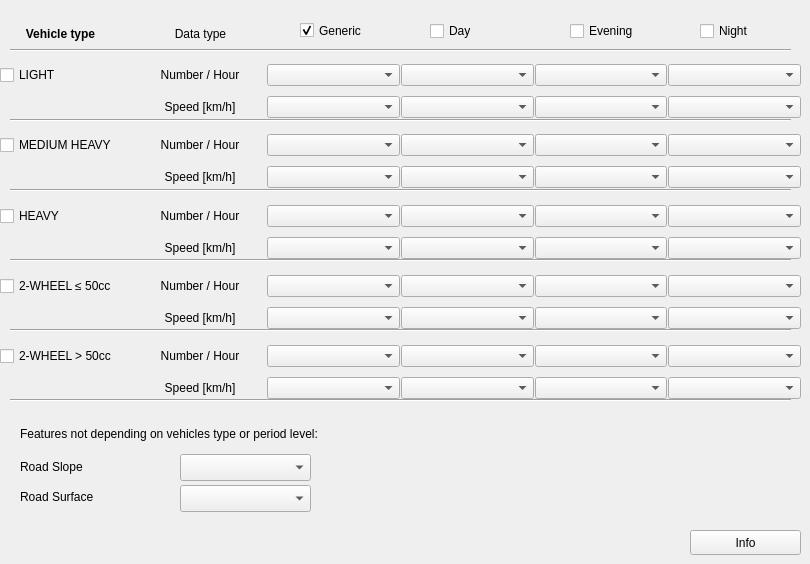
     <widget class="QWidget" name="road_CNOSSOS_page">
      <widget class="QCheckBox" name="CNOSSOS_L_nig_checkBox">
       <property name="geometry">
        <rect>
         <x>700</x>
         <y>20</y>
         <width>81</width>
         <height>22</height>
        </rect>
       </property>
       <property name="text">
        <string>Night</string>
       </property>
       <property name="checked">
        <bool>false</bool>
       </property>
      </widget>
      <widget class="QCheckBox" name="CNOSSOS_L_gen_checkBox">
       <property name="geometry">
        <rect>
         <x>300</x>
         <y>20</y>
         <width>91</width>
         <height>21</height>
        </rect>
       </property>
       <property name="text">
        <string>Generic</string>
       </property>
       <property name="checked">
        <bool>true</bool>
       </property>
      </widget>
      <widget class="QCheckBox" name="CNOSSOS_L_eve_checkBox">
       <property name="geometry">
        <rect>
         <x>570</x>
         <y>20</y>
         <width>71</width>
         <height>22</height>
        </rect>
       </property>
       <property name="text">
        <string>Evening</string>
       </property>
       <property name="checked">
        <bool>false</bool>
       </property>
      </widget>
      <widget class="QCheckBox" name="CNOSSOS_L_day_checkBox">
       <property name="geometry">
        <rect>
         <x>430</x>
         <y>20</y>
         <width>81</width>
         <height>22</height>
        </rect>
       </property>
       <property name="text">
        <string>Day</string>
       </property>
       <property name="checked">
        <bool>false</bool>
       </property>
      </widget>
      <widget class="Line" name="line">
       <property name="windowModality">
        <enum>Qt::NonModal</enum>
       </property>
       <property name="geometry">
        <rect>
         <x>10</x>
         <y>40</y>
         <width>781</width>
         <height>20</height>
        </rect>
       </property>
       <property name="orientation">
        <enum>Qt::Horizontal</enum>
       </property>
      </widget>
      <widget class="QLabel" name="implementation_label_9">
       <property name="geometry">
        <rect>
         <x>150</x>
         <y>26</y>
         <width>101</width>
         <height>16</height>
        </rect>
       </property>
       <property name="sizePolicy">
        <sizepolicy hsizetype="Fixed" vsizetype="Fixed">
         <horstretch>0</horstretch>
         <verstretch>0</verstretch>
        </sizepolicy>
       </property>
       <property name="text">
        <string>Data type</string>
       </property>
       <property name="alignment">
        <set>Qt::AlignCenter</set>
       </property>
      </widget>
      <widget class="QWidget" name="verticalLayoutWidget_8">
       <property name="geometry">
        <rect>
         <x>0</x>
         <y>125</y>
         <width>801</width>
         <height>73</height>
        </rect>
       </property>
       <layout class="QVBoxLayout" name="verticalLayout_6">
        <property name="spacing">
         <number>1</number>
        </property>
        <item>
         <layout class="QHBoxLayout" name="horizontalLayout_12">
          <item>
           <widget class="QCheckBox" name="CNOSSOS_2_checkBox">
            <property name="layoutDirection">
             <enum>Qt::LeftToRight</enum>
            </property>
            <property name="autoFillBackground">
             <bool>false</bool>
            </property>
            <property name="text">
             <string>MEDIUM HEAVY</string>
            </property>
           </widget>
          </item>
          <item>
           <widget class="QLabel" name="n_l_label_18">
            <property name="maximumSize">
             <size>
              <width>16777215</width>
              <height>27</height>
             </size>
            </property>
            <property name="text">
             <string>Number / Hour</string>
            </property>
            <property name="alignment">
             <set>Qt::AlignCenter</set>
            </property>
           </widget>
          </item>
          <item>
           <widget class="QgsFieldComboBox" name="CNOSSOS_L_gen_2_n_comboBox"/>
          </item>
          <item>
           <widget class="QgsFieldComboBox" name="CNOSSOS_L_day_2_n_comboBox"/>
          </item>
          <item>
           <widget class="QgsFieldComboBox" name="CNOSSOS_L_eve_2_n_comboBox"/>
          </item>
          <item>
           <widget class="QgsFieldComboBox" name="CNOSSOS_L_nig_2_n_comboBox"/>
          </item>
         </layout>
        </item>
        <item>
         <layout class="QHBoxLayout" name="horizontalLayout_13">
          <item>
           <widget class="QLabel" name="implementation_label_10">
            <property name="maximumSize">
             <size>
              <width>16777215</width>
              <height>27</height>
             </size>
            </property>
            <property name="text">
             <string/>
            </property>
            <property name="alignment">
             <set>Qt::AlignRight|Qt::AlignTop|Qt::AlignTrailing</set>
            </property>
           </widget>
          </item>
          <item>
           <widget class="QLabel" name="n_l_label_19">
            <property name="maximumSize">
             <size>
              <width>16777215</width>
              <height>27</height>
             </size>
            </property>
            <property name="text">
             <string>&lt;html&gt;&lt;head/&gt;&lt;body&gt;&lt;p&gt;Speed [km/h]&lt;/p&gt;&lt;/body&gt;&lt;/html&gt;</string>
            </property>
            <property name="alignment">
             <set>Qt::AlignCenter</set>
            </property>
           </widget>
          </item>
          <item>
           <widget class="QgsFieldComboBox" name="CNOSSOS_L_gen_2_s_comboBox"/>
          </item>
          <item>
           <widget class="QgsFieldComboBox" name="CNOSSOS_L_day_2_s_comboBox"/>
          </item>
          <item>
           <widget class="QgsFieldComboBox" name="CNOSSOS_L_eve_2_s_comboBox"/>
          </item>
          <item>
           <widget class="QgsFieldComboBox" name="CNOSSOS_L_nig_2_s_comboBox"/>
          </item>
         </layout>
        </item>
       </layout>
      </widget>
      <widget class="Line" name="line_3">
       <property name="windowModality">
        <enum>Qt::NonModal</enum>
       </property>
       <property name="geometry">
        <rect>
         <x>10</x>
         <y>110</y>
         <width>781</width>
         <height>20</height>
        </rect>
       </property>
       <property name="orientation">
        <enum>Qt::Horizontal</enum>
       </property>
      </widget>
      <widget class="QWidget" name="verticalLayoutWidget_9">
       <property name="geometry">
        <rect>
         <x>0</x>
         <y>196</y>
         <width>801</width>
         <height>73</height>
        </rect>
       </property>
       <layout class="QVBoxLayout" name="verticalLayout_7">
        <property name="spacing">
         <number>1</number>
        </property>
        <item>
         <layout class="QHBoxLayout" name="horizontalLayout_14">
          <item>
           <widget class="QCheckBox" name="CNOSSOS_3_checkBox">
            <property name="layoutDirection">
             <enum>Qt::LeftToRight</enum>
            </property>
            <property name="autoFillBackground">
             <bool>false</bool>
            </property>
            <property name="text">
             <string>HEAVY</string>
            </property>
           </widget>
          </item>
          <item>
           <widget class="QLabel" name="n_l_label_20">
            <property name="maximumSize">
             <size>
              <width>16777215</width>
              <height>27</height>
             </size>
            </property>
            <property name="text">
             <string>Number / Hour</string>
            </property>
            <property name="alignment">
             <set>Qt::AlignCenter</set>
            </property>
           </widget>
          </item>
          <item>
           <widget class="QgsFieldComboBox" name="CNOSSOS_L_gen_3_n_comboBox"/>
          </item>
          <item>
           <widget class="QgsFieldComboBox" name="CNOSSOS_L_day_3_n_comboBox"/>
          </item>
          <item>
           <widget class="QgsFieldComboBox" name="CNOSSOS_L_eve_3_n_comboBox"/>
          </item>
          <item>
           <widget class="QgsFieldComboBox" name="CNOSSOS_L_nig_3_n_comboBox"/>
          </item>
         </layout>
        </item>
        <item>
         <layout class="QHBoxLayout" name="horizontalLayout_15">
          <item>
           <widget class="QLabel" name="implementation_label_12">
            <property name="maximumSize">
             <size>
              <width>16777215</width>
              <height>27</height>
             </size>
            </property>
            <property name="text">
             <string/>
            </property>
            <property name="alignment">
             <set>Qt::AlignRight|Qt::AlignTop|Qt::AlignTrailing</set>
            </property>
           </widget>
          </item>
          <item>
           <widget class="QLabel" name="n_l_label_21">
            <property name="maximumSize">
             <size>
              <width>16777215</width>
              <height>27</height>
             </size>
            </property>
            <property name="text">
             <string>&lt;html&gt;&lt;head/&gt;&lt;body&gt;&lt;p&gt;Speed [km/h]&lt;/p&gt;&lt;/body&gt;&lt;/html&gt;</string>
            </property>
            <property name="alignment">
             <set>Qt::AlignCenter</set>
            </property>
           </widget>
          </item>
          <item>
           <widget class="QgsFieldComboBox" name="CNOSSOS_L_gen_3_s_comboBox"/>
          </item>
          <item>
           <widget class="QgsFieldComboBox" name="CNOSSOS_L_day_3_s_comboBox"/>
          </item>
          <item>
           <widget class="QgsFieldComboBox" name="CNOSSOS_L_eve_3_s_comboBox"/>
          </item>
          <item>
           <widget class="QgsFieldComboBox" name="CNOSSOS_L_nig_3_s_comboBox"/>
          </item>
         </layout>
        </item>
       </layout>
      </widget>
      <widget class="Line" name="line_4">
       <property name="windowModality">
        <enum>Qt::NonModal</enum>
       </property>
       <property name="geometry">
        <rect>
         <x>10</x>
         <y>180</y>
         <width>781</width>
         <height>20</height>
        </rect>
       </property>
       <property name="orientation">
        <enum>Qt::Horizontal</enum>
       </property>
      </widget>
      <widget class="QWidget" name="verticalLayoutWidget_10">
       <property name="geometry">
        <rect>
         <x>0</x>
         <y>266</y>
         <width>801</width>
         <height>73</height>
        </rect>
       </property>
       <layout class="QVBoxLayout" name="verticalLayout_8">
        <property name="spacing">
         <number>1</number>
        </property>
        <item>
         <layout class="QHBoxLayout" name="horizontalLayout_16">
          <item>
           <widget class="QCheckBox" name="CNOSSOS_4a_checkBox">
            <property name="layoutDirection">
             <enum>Qt::LeftToRight</enum>
            </property>
            <property name="autoFillBackground">
             <bool>false</bool>
            </property>
            <property name="text">
             <string>2-WHEEL ≤ 50cc</string>
            </property>
           </widget>
          </item>
          <item>
           <widget class="QLabel" name="n_l_label_22">
            <property name="maximumSize">
             <size>
              <width>16777215</width>
              <height>27</height>
             </size>
            </property>
            <property name="text">
             <string>Number / Hour</string>
            </property>
            <property name="alignment">
             <set>Qt::AlignCenter</set>
            </property>
           </widget>
          </item>
          <item>
           <widget class="QgsFieldComboBox" name="CNOSSOS_L_gen_4a_n_comboBox"/>
          </item>
          <item>
           <widget class="QgsFieldComboBox" name="CNOSSOS_L_day_4a_n_comboBox"/>
          </item>
          <item>
           <widget class="QgsFieldComboBox" name="CNOSSOS_L_eve_4a_n_comboBox"/>
          </item>
          <item>
           <widget class="QgsFieldComboBox" name="CNOSSOS_L_nig_4a_n_comboBox"/>
          </item>
         </layout>
        </item>
        <item>
         <layout class="QHBoxLayout" name="horizontalLayout_17">
          <item>
           <widget class="QLabel" name="implementation_label_14">
            <property name="maximumSize">
             <size>
              <width>16777215</width>
              <height>27</height>
             </size>
            </property>
            <property name="text">
             <string/>
            </property>
            <property name="alignment">
             <set>Qt::AlignHCenter|Qt::AlignTop</set>
            </property>
           </widget>
          </item>
          <item>
           <widget class="QLabel" name="n_l_label_23">
            <property name="maximumSize">
             <size>
              <width>16777215</width>
              <height>27</height>
             </size>
            </property>
            <property name="text">
             <string>&lt;html&gt;&lt;head/&gt;&lt;body&gt;&lt;p&gt;Speed [km/h]&lt;/p&gt;&lt;/body&gt;&lt;/html&gt;</string>
            </property>
            <property name="alignment">
             <set>Qt::AlignCenter</set>
            </property>
           </widget>
          </item>
          <item>
           <widget class="QgsFieldComboBox" name="CNOSSOS_L_gen_4a_s_comboBox"/>
          </item>
          <item>
           <widget class="QgsFieldComboBox" name="CNOSSOS_L_day_4a_s_comboBox"/>
          </item>
          <item>
           <widget class="QgsFieldComboBox" name="CNOSSOS_L_eve_4a_s_comboBox"/>
          </item>
          <item>
           <widget class="QgsFieldComboBox" name="CNOSSOS_L_nig_4a_s_comboBox"/>
          </item>
         </layout>
        </item>
       </layout>
      </widget>
      <widget class="Line" name="line_5">
       <property name="windowModality">
        <enum>Qt::NonModal</enum>
       </property>
       <property name="geometry">
        <rect>
         <x>10</x>
         <y>250</y>
         <width>781</width>
         <height>20</height>
        </rect>
       </property>
       <property name="orientation">
        <enum>Qt::Horizontal</enum>
       </property>
      </widget>
      <widget class="QWidget" name="verticalLayoutWidget_11">
       <property name="geometry">
        <rect>
         <x>0</x>
         <y>336</y>
         <width>801</width>
         <height>73</height>
        </rect>
       </property>
       <layout class="QVBoxLayout" name="verticalLayout_9">
        <property name="spacing">
         <number>1</number>
        </property>
        <item>
         <layout class="QHBoxLayout" name="horizontalLayout_18">
          <item>
           <widget class="QCheckBox" name="CNOSSOS_4b_checkBox">
            <property name="layoutDirection">
             <enum>Qt::LeftToRight</enum>
            </property>
            <property name="autoFillBackground">
             <bool>false</bool>
            </property>
            <property name="text">
             <string>2-WHEEL &gt; 50cc</string>
            </property>
           </widget>
          </item>
          <item>
           <widget class="QLabel" name="n_l_label_24">
            <property name="maximumSize">
             <size>
              <width>16777215</width>
              <height>27</height>
             </size>
            </property>
            <property name="text">
             <string>Number / Hour</string>
            </property>
            <property name="alignment">
             <set>Qt::AlignCenter</set>
            </property>
           </widget>
          </item>
          <item>
           <widget class="QgsFieldComboBox" name="CNOSSOS_L_gen_4b_n_comboBox"/>
          </item>
          <item>
           <widget class="QgsFieldComboBox" name="CNOSSOS_L_day_4b_n_comboBox"/>
          </item>
          <item>
           <widget class="QgsFieldComboBox" name="CNOSSOS_L_eve_4b_n_comboBox"/>
          </item>
          <item>
           <widget class="QgsFieldComboBox" name="CNOSSOS_L_nig_4b_n_comboBox"/>
          </item>
         </layout>
        </item>
        <item>
         <layout class="QHBoxLayout" name="horizontalLayout_19">
          <item>
           <widget class="QLabel" name="implementation_label_16">
            <property name="maximumSize">
             <size>
              <width>16777215</width>
              <height>27</height>
             </size>
            </property>
            <property name="text">
             <string/>
            </property>
            <property name="alignment">
             <set>Qt::AlignHCenter|Qt::AlignTop</set>
            </property>
           </widget>
          </item>
          <item>
           <widget class="QLabel" name="n_l_label_25">
            <property name="maximumSize">
             <size>
              <width>16777215</width>
              <height>27</height>
             </size>
            </property>
            <property name="text">
             <string>&lt;html&gt;&lt;head/&gt;&lt;body&gt;&lt;p&gt;Speed [km/h]&lt;/p&gt;&lt;/body&gt;&lt;/html&gt;</string>
            </property>
            <property name="alignment">
             <set>Qt::AlignCenter</set>
            </property>
           </widget>
          </item>
          <item>
           <widget class="QgsFieldComboBox" name="CNOSSOS_L_gen_4b_s_comboBox"/>
          </item>
          <item>
           <widget class="QgsFieldComboBox" name="CNOSSOS_L_day_4b_s_comboBox"/>
          </item>
          <item>
           <widget class="QgsFieldComboBox" name="CNOSSOS_L_eve_4b_s_comboBox"/>
          </item>
          <item>
           <widget class="QgsFieldComboBox" name="CNOSSOS_L_nig_4b_s_comboBox"/>
          </item>
         </layout>
        </item>
       </layout>
      </widget>
      <widget class="Line" name="line_6">
       <property name="windowModality">
        <enum>Qt::NonModal</enum>
       </property>
       <property name="geometry">
        <rect>
         <x>10</x>
         <y>320</y>
         <width>781</width>
         <height>20</height>
        </rect>
       </property>
       <property name="orientation">
        <enum>Qt::Horizontal</enum>
       </property>
      </widget>
      <widget class="Line" name="line_7">
       <property name="windowModality">
        <enum>Qt::NonModal</enum>
       </property>
       <property name="geometry">
        <rect>
         <x>10</x>
         <y>390</y>
         <width>781</width>
         <height>20</height>
        </rect>
       </property>
       <property name="orientation">
        <enum>Qt::Horizontal</enum>
       </property>
      </widget>
      <widget class="QLabel" name="implementation_label_20">
       <property name="geometry">
        <rect>
         <x>0</x>
         <y>26</y>
         <width>121</width>
         <height>16</height>
        </rect>
       </property>
       <property name="sizePolicy">
        <sizepolicy hsizetype="Fixed" vsizetype="Fixed">
         <horstretch>0</horstretch>
         <verstretch>0</verstretch>
        </sizepolicy>
       </property>
       <property name="text">
        <string>&lt;html&gt;&lt;head/&gt;&lt;body&gt;&lt;p&gt;&lt;span style=&quot; font-weight:600;&quot;&gt;Vehicle type&lt;/span&gt;&lt;/p&gt;&lt;/body&gt;&lt;/html&gt;</string>
       </property>
       <property name="alignment">
        <set>Qt::AlignCenter</set>
       </property>
      </widget>
      <widget class="QWidget" name="verticalLayoutWidget_13">
       <property name="geometry">
        <rect>
         <x>0</x>
         <y>55</y>
         <width>801</width>
         <height>73</height>
        </rect>
       </property>
       <layout class="QVBoxLayout" name="verticalLayout_11">
        <property name="spacing">
         <number>1</number>
        </property>
        <item>
         <layout class="QHBoxLayout" name="horizontalLayout_22">
          <item>
           <widget class="QCheckBox" name="CNOSSOS_1_checkBox">
            <property name="layoutDirection">
             <enum>Qt::LeftToRight</enum>
            </property>
            <property name="autoFillBackground">
             <bool>false</bool>
            </property>
            <property name="text">
             <string>LIGHT</string>
            </property>
           </widget>
          </item>
          <item>
           <widget class="QLabel" name="n_l_label_28">
            <property name="maximumSize">
             <size>
              <width>16777215</width>
              <height>27</height>
             </size>
            </property>
            <property name="text">
             <string>Number / Hour</string>
            </property>
            <property name="alignment">
             <set>Qt::AlignCenter</set>
            </property>
           </widget>
          </item>
          <item>
           <widget class="QgsFieldComboBox" name="CNOSSOS_L_gen_1_n_comboBox"/>
          </item>
          <item>
           <widget class="QgsFieldComboBox" name="CNOSSOS_L_day_1_n_comboBox"/>
          </item>
          <item>
           <widget class="QgsFieldComboBox" name="CNOSSOS_L_eve_1_n_comboBox"/>
          </item>
          <item>
           <widget class="QgsFieldComboBox" name="CNOSSOS_L_nig_1_n_comboBox"/>
          </item>
         </layout>
        </item>
        <item>
         <layout class="QHBoxLayout" name="horizontalLayout_23">
          <item>
           <widget class="QLabel" name="implementation_label_22">
            <property name="maximumSize">
             <size>
              <width>16777215</width>
              <height>27</height>
             </size>
            </property>
            <property name="text">
             <string/>
            </property>
            <property name="alignment">
             <set>Qt::AlignRight|Qt::AlignTop|Qt::AlignTrailing</set>
            </property>
           </widget>
          </item>
          <item>
           <widget class="QLabel" name="n_l_label_29">
            <property name="maximumSize">
             <size>
              <width>16777215</width>
              <height>27</height>
             </size>
            </property>
            <property name="text">
             <string>Speed [km/h]</string>
            </property>
            <property name="alignment">
             <set>Qt::AlignCenter</set>
            </property>
           </widget>
          </item>
          <item>
           <widget class="QgsFieldComboBox" name="CNOSSOS_L_gen_1_s_comboBox"/>
          </item>
          <item>
           <widget class="QgsFieldComboBox" name="CNOSSOS_L_day_1_s_comboBox"/>
          </item>
          <item>
           <widget class="QgsFieldComboBox" name="CNOSSOS_L_eve_1_s_comboBox"/>
          </item>
          <item>
           <widget class="QgsFieldComboBox" name="CNOSSOS_L_nig_1_s_comboBox"/>
          </item>
         </layout>
        </item>
       </layout>
      </widget>
      <widget class="QLabel" name="slope_label_3">
       <property name="geometry">
        <rect>
         <x>20</x>
         <y>457</y>
         <width>161</width>
         <height>20</height>
        </rect>
       </property>
       <property name="sizePolicy">
        <sizepolicy hsizetype="Fixed" vsizetype="Fixed">
         <horstretch>0</horstretch>
         <verstretch>0</verstretch>
        </sizepolicy>
       </property>
       <property name="text">
        <string>Road Slope</string>
       </property>
       <property name="alignment">
        <set>Qt::AlignLeading|Qt::AlignLeft|Qt::AlignVCenter</set>
       </property>
      </widget>
      <widget class="QLabel" name="surface_label_3">
       <property name="geometry">
        <rect>
         <x>20</x>
         <y>487</y>
         <width>161</width>
         <height>20</height>
        </rect>
       </property>
       <property name="sizePolicy">
        <sizepolicy hsizetype="Fixed" vsizetype="Fixed">
         <horstretch>0</horstretch>
         <verstretch>0</verstretch>
        </sizepolicy>
       </property>
       <property name="text">
        <string>Road Surface</string>
       </property>
       <property name="alignment">
        <set>Qt::AlignLeading|Qt::AlignLeft|Qt::AlignVCenter</set>
       </property>
      </widget>
      <widget class="QLabel" name="implementation_label_26">
       <property name="geometry">
        <rect>
         <x>20</x>
         <y>420</y>
         <width>531</width>
         <height>27</height>
        </rect>
       </property>
       <property name="maximumSize">
        <size>
         <width>16777215</width>
         <height>27</height>
        </size>
       </property>
       <property name="text">
        <string>Features not depending on vehicles type or period level:</string>
       </property>
       <property name="alignment">
        <set>Qt::AlignLeading|Qt::AlignLeft|Qt::AlignVCenter</set>
       </property>
      </widget>
      <widget class="QgsFieldComboBox" name="CNOSSOS_slope_comboBox">
       <property name="geometry">
        <rect>
         <x>180</x>
         <y>454</y>
         <width>131</width>
         <height>27</height>
        </rect>
       </property>
      </widget>
      <widget class="QgsFieldComboBox" name="CNOSSOS_surface_comboBox">
       <property name="geometry">
        <rect>
         <x>180</x>
         <y>485</y>
         <width>131</width>
         <height>27</height>
        </rect>
       </property>
      </widget>
      <widget class="QPushButton" name="HelpCNOSSOS">
       <property name="geometry">
        <rect>
         <x>690</x>
         <y>530</y>
         <width>111</width>
         <height>25</height>
        </rect>
       </property>
       <property name="minimumSize">
        <size>
         <width>25</width>
         <height>0</height>
        </size>
       </property>
       <property name="text">
        <string>Info</string>
       </property>
      </widget>
      <zorder>line</zorder>
      <zorder>CNOSSOS_L_nig_checkBox</zorder>
      <zorder>CNOSSOS_L_gen_checkBox</zorder>
      <zorder>CNOSSOS_L_eve_checkBox</zorder>
      <zorder>CNOSSOS_L_day_checkBox</zorder>
      <zorder>implementation_label_9</zorder>
      <zorder>verticalLayoutWidget_8</zorder>
      <zorder>line_3</zorder>
      <zorder>verticalLayoutWidget_9</zorder>
      <zorder>line_4</zorder>
      <zorder>verticalLayoutWidget_10</zorder>
      <zorder>line_5</zorder>
      <zorder>verticalLayoutWidget_11</zorder>
      <zorder>line_6</zorder>
      <zorder>line_7</zorder>
      <zorder>implementation_label_20</zorder>
      <zorder>verticalLayoutWidget_13</zorder>
      <zorder>slope_label_3</zorder>
      <zorder>surface_label_3</zorder>
      <zorder>implementation_label_26</zorder>
      <zorder>CNOSSOS_slope_comboBox</zorder>
      <zorder>CNOSSOS_surface_comboBox</zorder>
      <zorder>HelpCNOSSOS</zorder>
     </widget>
